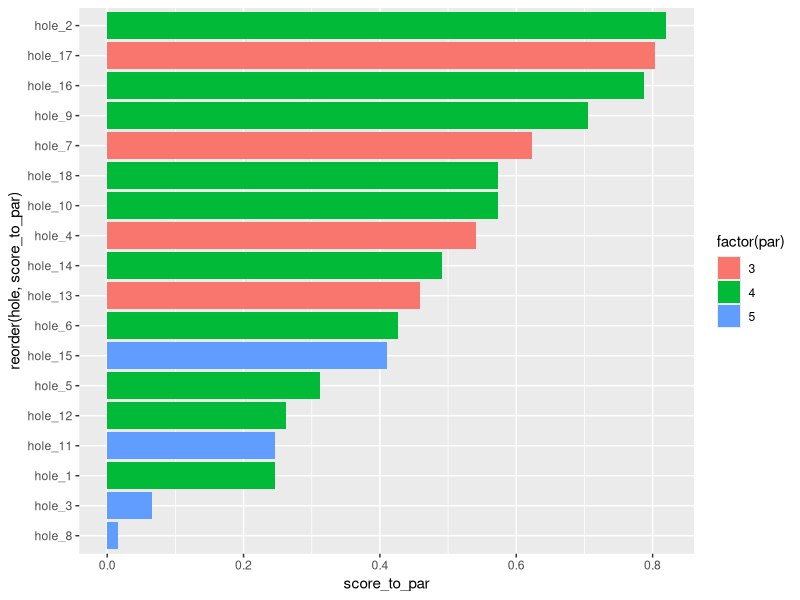

Generate this figure with R:
library(tidyverse)

results <- read_csv("data//edelweiss_data.csv")
course <- read_csv("data//edelweiss_course_data.csv")

results_long <- results %>%
  gather(hole, score, starts_with('hole'))


course2 <- course %>%
  select(hole = `hole#`,
         par,
         yards) %>%
  filter(hole != 'Totals') %>%
  distinct() %>%
  mutate(hole = paste0('hole_', hole))

results_long2 <- results_long %>%
  inner_join(course2) %>%
  mutate(score_to_par = score - par)

results_long2 %>%
  group_by(hole) %>%
  summarise(score_to_par = mean(score_to_par))


results_long2 %>%
  group_by(hole, par) %>%
  summarise(score_to_par = mean(score_to_par)) %>%
  ggplot(aes(reorder(hole, score_to_par), score_to_par))+
  geom_col(aes(fill = factor(par)))+
  coord_flip()

# two holes played ~even par
fit1 <- lm(score_to_par ~ -1 + hole, data = results_long2)
summary(fit1)